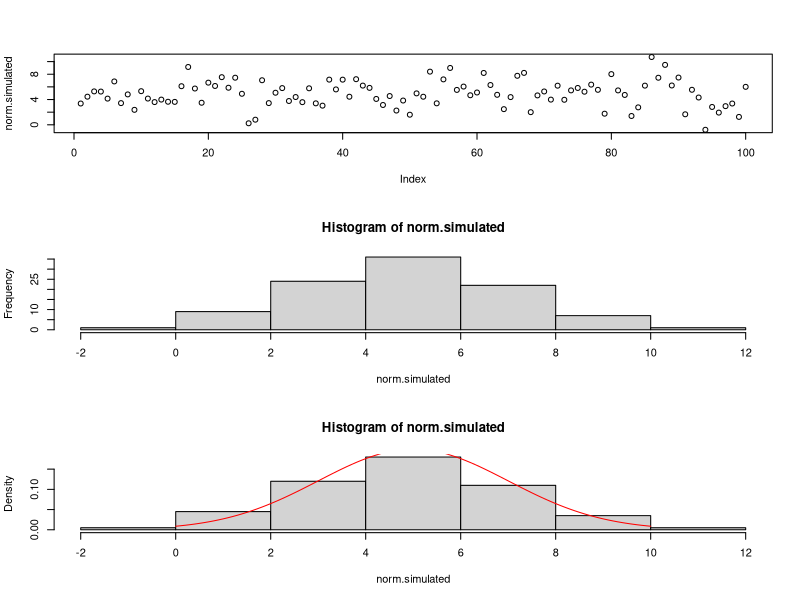
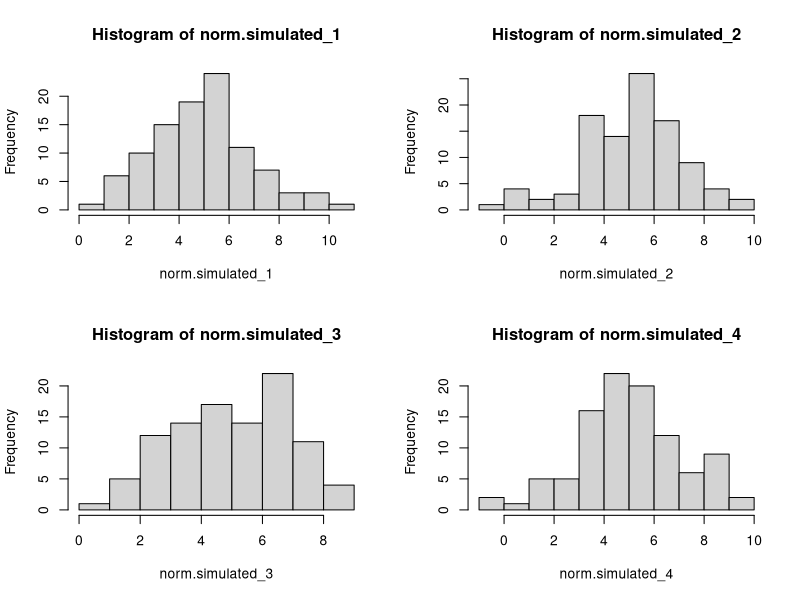
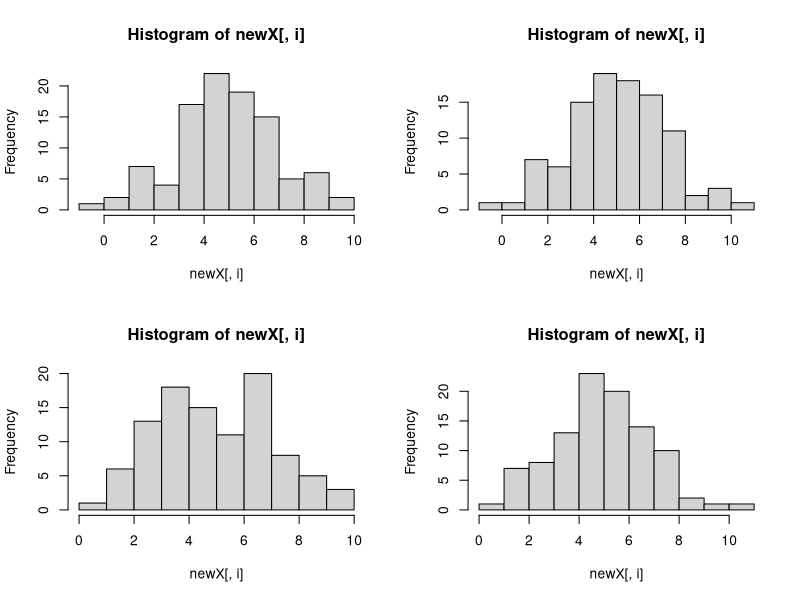
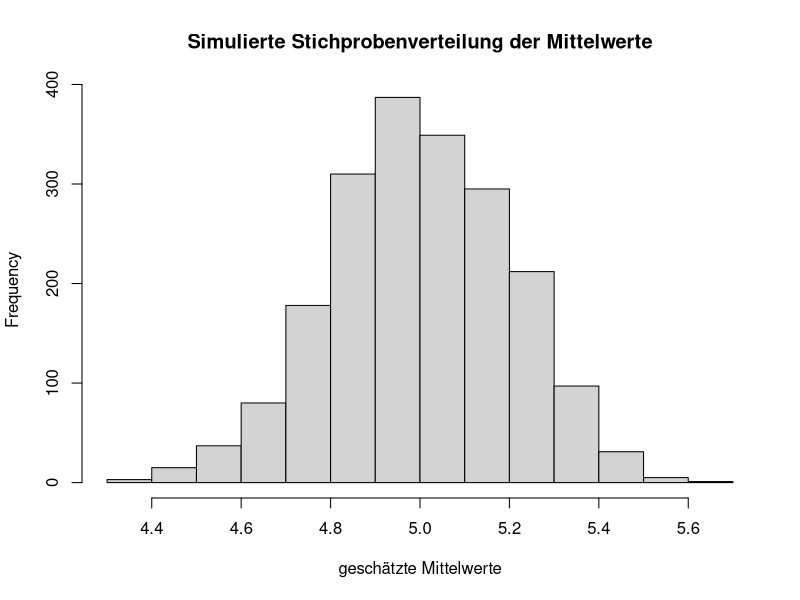
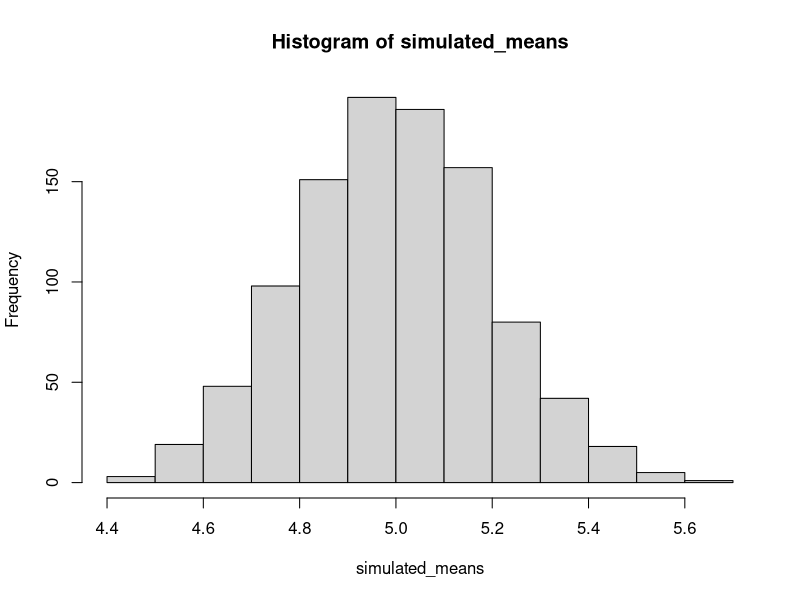

Recreate these plots in R, in order.
### Basics zur Entwicklung einer Monte-Carlo-Simulation ###


# Was heißt "simulieren"?
norm.simulated <- rnorm(n = 100, mean = 5, sd = 2)                              # erzeugt 100 (5, 2)-normalverteilte Zufallszahlen / 100 Realisationen einer (5, 2)-Normalverteilung / zieht eine Stichprobe vom Umfang 100 aus einer (5, 2)-normalverteilten Grundgesamtheit
par(mfrow = c(3,1))
plot(norm.simulated)                                                            # Scatter-Plot der erzeugten Zufallszahlen
hist(norm.simulated)                                                            # Histogramm der erzeugten Zufallszahlen (absolute Häufigkeiten)
hist(norm.simulated, freq = FALSE)                                              # Histogramm der erzeugten Zufallszahlen (relative Häufigkeiten)         
curve(dnorm(x, mean = 5, sd = 2), from = 0, to = 10, add = TRUE, col = "red")   # plottet den Graphen der Dichte (Density Function) einer (5, 2)-Normalverteilung in das letzte Histogramm mit ein (Add = TRUE)

# Zusammenfassende Statistiken der obigen Simulation
mean(norm.simulated)                                                            # Mittelwert / arithmetisches Mittel der erzeugten Zufallszahlen           
sd(norm.simulated)                                                              # Standardabweichung (Stichprobenstandardabweichung) der erzeugten Zufallszahlen

# Wir wiederholen die Simulation nun viermal
norm.simulated_1 <- rnorm(n = 100, mean = 5, sd = 2) 
norm.simulated_2 <- rnorm(n = 100, mean = 5, sd = 2)
norm.simulated_3 <- rnorm(n = 100, mean = 5, sd = 2)
norm.simulated_4 <- rnorm(n = 100, mean = 5, sd = 2)

# ...und stellen fest, dass sich die Ergebnisse offenbar unterscheiden (klar, denn wir generieren in jeder Simulation verschiedene Realisierungen der (5,2)-normalverteilen Zufallsvariablen)
par(mfrow = c(2,2))
hist(norm.simulated_1)  
hist(norm.simulated_2)  
hist(norm.simulated_3)  
hist(norm.simulated_4)  

# ... die Mittelwerte sind liegen folglich auch alle nahe bei fünf, sind aber nicht identisch 
mean(norm.simulated_1) 
mean(norm.simulated_2)
mean(norm.simulated_3)
mean(norm.simulated_4) 

# Um die Zahl der erzeugten Zufallszahlen / Beobachtungen der Grundgesamtheit zu verändern, muss einfach n angepasst werden (analog der Verteilungstyp und dessen Parameter)
 
# Monte-Carlo-Simulation: Ausnutzen des Zentralen Grenzwertsatzes (punktweise Konvergenz der Verteilung der standardisierten Zufallsgröße Z_n gegen die (0, 1)-Standardnormalverteilung) und des starken Gesetzes der Großen Zahlen
# Sei f: [0,1] -> R, deren Integral I auf [0,1] berechnet werden soll. Wenn ein Rechner Zufallszahlen X_i i.i.d. gleichverteilt auf [0,1] generiert, dann konvergiert 
# I^_n := 1/n Sigma (f(X_i)) P-fast-sicher gegen I
norm.simulated.mc_1 <- replicate(n = 4, rnorm(n = 100, mean = 5, sd = 2))       # replicate-Funktion nutzen, um vektorielles Programmieren auszunutzen und Schleifen zu vermeiden 
par(mfrow = c(2,2))
apply(X = norm.simulated.mc_1, MARGIN = 2, FUN = hist)                          # speichere Simulation in Matrix X (4 Spalten á 100 Zufallszahlen), wende Funktion "hist" auf alle Spalten der Matrix an (MARGIN = 2, 1...Zeilen, c(1,2)...Zeilen und Spalten)
apply(X = norm.simulated.mc_1, MARGIN = 2, FUN = mean)                          # bestimme Mittelwert aller Spalten von X
apply(X = norm.simulated.mc_1, MARGIN = 2, FUN = sd)                            # bestimme Standardabweichung aller Spalten von X

# Wie sieht nun der Standardfehler / Stichprobenfehler von I^ aus?(bei einem erwartungstreuen Schätzer ist der Standardfehler ein Maß für die durchschnittliche Abweichung des geschätzten Parameterwertes vom wahren Parameterwert)
norm.simulated.mc_2 <- replicate(n = 2000, rnorm(n = 100, mean = 5, sd = 2))
sd(apply(X = norm.simulated.mc_2, MARGIN = 2, FUN = mean))

# Der erwarte Standardfehler für den Mittelwert ist sd/sqrt(sample size):
2/sqrt(100)

# Simulierte Stichprobenverteilung der Mittelwerte
par(mfrow = c(1,1))
hist(apply(X = norm.simulated.mc_2, MARGIN = 2, FUN = mean),
    main = "Simulierte Stichprobenverteilung der Mittelwerte",
    xlab = "geschätzte Mittelwerte")

########################################################################
# Anstelle von replicate kann die Simulation auch mit einer for-Schleife realisiert werden
########################################################################
N <- 1000                                                                       # Anzahl der Iterationen in der Simulation

simulated_means <- rep(NA, N)                                                   # intialisiere eine Variable vom Typ "Vector" mit Länge N und "missing data" zum Speichern der Mittelwerte

head(simulated_means)                                                           # Gibt den ersten Teil eines Objektes aus (vector, matrix, table, data frame, function), alternativ: tail

for (i in 1:N) {
    sim.data <- rnorm(n = 100, mean = 5, sd = 2)
    simulated_means[i] <- mean(sim.data)
    rm(sim.data)                                                                # nach jeder Iteration wird Variable sim.data überschrieben, um Speicherplatz wieder freizugeben
}

hist(simulated_means)    
sd(simulated_means)
